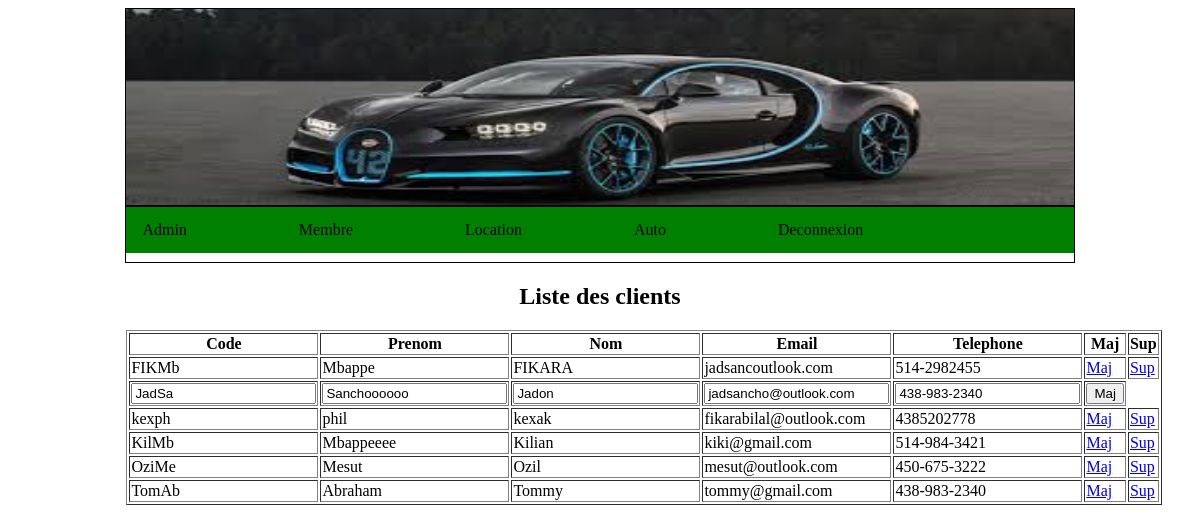
Page /admin.php?lien=adminmembre&idclient=JadSa&oper=Maj (signed in) on the committed database.
### tables this page shows
CREATE TABLE `client` (
  `code` varchar(40) NOT NULL,
  `prenom` varchar(40) NOT NULL,
  `nom` varchar(40) NOT NULL,
  `email` varchar(50) NOT NULL,
  `telephone` varchar(50) NOT NULL,
  `login` varchar(300) NOT NULL,
  `password` varchar(300) NOT NULL
);

### adminmembre.php (the view, shortened to what this page needs)
<h2>Liste des clients</h2>
<?php
include("connect.php");
	if(isset($_GET["oper"]))
	{
		$oper=$_GET["oper"];
		switch($oper)
		{
			case "Maj":
				$idclient=$_GET["idclient"];
			break;
		}
	}
	else
	{
		$idclient='';
	}
echo "<form method='post'>";
$reqlisteclient=mysqli_query($connect,"select * from client") or die ("Erreur de selection");
echo "<table border=1> <th>Code</th> <th>Prenom</th> <th>Nom</th><th>Email</th> <th>Telephone</th>
    <th>Maj</th><th>Sup</th>";
	while($reqresultat=mysqli_fetch_row($reqlisteclient))
	{
		$listecode=$reqresultat[0];
		$listeprenom=$reqresultat[1];
		$listenom=$reqresultat[2];
		$listeemail=$reqresultat[3];
		$listetel=$reqresultat[4];
		if($listecode==$idclient)
		{
			echo "<tr>
			<td><input name='id_client' value='$listecode'></td>
			<td><input name='prenom' value='$listeprenom'></td>
			<td><input name='nom' value='$listenom'></td>
			<td><input name='email' value='$listeemail'></td>
			<td><input name='tel' value='$listetel'></td>
			<td><input type='submit' name='update' value='Maj'></td>
				</tr>";
		}
		else
		{
		echo "<tr> <td>$listecode</td> <td>$listeprenom</td> <td>$listenom</td> <td>$listeemail</td> <td>$listetel</td>
	<td><a href='admin.php?lien=adminmembre&idclient=$listecode&oper=Maj'> Maj </a></td>
	<td><a href='admin.php?lien=adminmembre&idclient=$listecode&oper&oper=Sup'> Sup </a></td>
	</tr>";
		}
	}
echo "</table>";
echo"</form>";
?>

### rows in the picture
client: code "FIKMb", prenom "Mbappe", nom "FIKARA", email "jadsancoutlook.com", telephone "514-2982455"
client: id_client "JadSa", prenom "Sanchoooooo", nom "Jadon", email "jadsancho@outlook.com", tel "438-983-2340"
client: code "kexph", prenom "phil", nom "kexak", email "fikarabilal@outlook.com", telephone "4385202778"
client: code "KilMb", prenom "Mbappeeee", nom "Kilian", email "kiki@gmail.com", telephone "514-984-3421"
client: code "OziMe", prenom "Mesut", nom "Ozil", email "mesut@outlook.com", telephone "450-675-3222"
client: code "TomAb", prenom "Abraham", nom "Tommy", email "tommy@gmail.com", telephone "438-983-2340"
